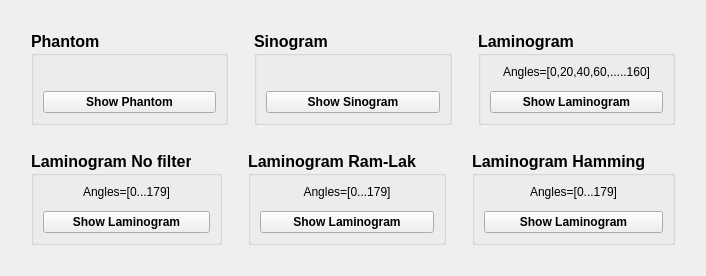
      <widget class="QWidget" name="tab_11">
       <attribute name="title">
        <string>Back-Projection</string>
       </attribute>
       <layout class="QGridLayout" name="gridLayout_30">
        <item row="1" column="1">
         <layout class="QVBoxLayout" name="verticalLayout_38">
          <item>
           <layout class="QHBoxLayout" name="horizontalLayout_27">
            <item>
             <widget class="QGroupBox" name="Phantom_groupBox">
              <property name="font">
               <font>
                <pointsize>12</pointsize>
                <weight>75</weight>
                <bold>true</bold>
               </font>
              </property>
              <property name="title">
               <string>Phantom</string>
              </property>
              <layout class="QGridLayout" name="gridLayout_18">
               <item row="0" column="0">
                <layout class="QVBoxLayout" name="verticalLayout_26">
                 <item>
                  <widget class="MplWidget" name="Phantom_Image" native="true">
                   <property name="sizePolicy">
                    <sizepolicy hsizetype="Expanding" vsizetype="Expanding">
                     <horstretch>0</horstretch>
                     <verstretch>0</verstretch>
                    </sizepolicy>
                   </property>
                   <property name="minimumSize">
                    <size>
                     <width>0</width>
                     <height>0</height>
                    </size>
                   </property>
                  </widget>
                 </item>
                 <item>
                  <widget class="QPushButton" name="Show_Phantom_pushButton">
                   <property name="font">
                    <font>
                     <pointsize>9</pointsize>
                    </font>
                   </property>
                   <property name="text">
                    <string>Show Phantom</string>
                   </property>
                  </widget>
                 </item>
                </layout>
               </item>
              </layout>
             </widget>
            </item>
            <item>
             <spacer name="verticalSpacer_15">
              <property name="orientation">
               <enum>Qt::Vertical</enum>
              </property>
              <property name="sizeHint" stdset="0">
               <size>
                <width>20</width>
                <height>40</height>
               </size>
              </property>
             </spacer>
            </item>
            <item>
             <widget class="QGroupBox" name="Sinogram_groupBox">
              <property name="font">
               <font>
                <pointsize>12</pointsize>
                <weight>75</weight>
                <bold>true</bold>
               </font>
              </property>
              <property name="title">
               <string>Sinogram</string>
              </property>
              <layout class="QGridLayout" name="gridLayout_19">
               <item row="0" column="0">
                <layout class="QVBoxLayout" name="verticalLayout_33">
                 <item>
                  <widget class="MplWidget" name="Sinogram_Image" native="true">
                   <property name="sizePolicy">
                    <sizepolicy hsizetype="Expanding" vsizetype="Expanding">
                     <horstretch>0</horstretch>
                     <verstretch>0</verstretch>
                    </sizepolicy>
                   </property>
                   <property name="minimumSize">
                    <size>
                     <width>0</width>
                     <height>0</height>
                    </size>
                   </property>
                   <property name="sizeIncrement">
                    <size>
                     <width>250</width>
                     <height>0</height>
                    </size>
                   </property>
                  </widget>
                 </item>
                 <item>
                  <widget class="QPushButton" name="Show_Sinogram_pushButton">
                   <property name="font">
                    <font>
                     <pointsize>9</pointsize>
                    </font>
                   </property>
                   <property name="text">
                    <string>Show Sinogram</string>
                   </property>
                  </widget>
                 </item>
                </layout>
               </item>
              </layout>
             </widget>
            </item>
            <item>
             <spacer name="verticalSpacer_16">
              <property name="orientation">
               <enum>Qt::Vertical</enum>
              </property>
              <property name="sizeHint" stdset="0">
               <size>
                <width>20</width>
                <height>40</height>
               </size>
              </property>
             </spacer>
            </item>
            <item>
             <widget class="QGroupBox" name="Liminogram_groupBox">
              <property name="font">
               <font>
                <pointsize>12</pointsize>
                <weight>75</weight>
                <bold>true</bold>
               </font>
              </property>
              <property name="title">
               <string>Laminogram</string>
              </property>
              <layout class="QGridLayout" name="gridLayout_25">
               <item row="0" column="0">
                <layout class="QVBoxLayout" name="verticalLayout_34">
                 <item>
                  <widget class="QLabel" name="Angles0_160_label">
                   <property name="font">
                    <font>
                     <pointsize>9</pointsize>
                     <weight>50</weight>
                     <bold>false</bold>
                    </font>
                   </property>
                   <property name="text">
                    <string>Angles=[0,20,40,60,.....160]</string>
                   </property>
                   <property name="alignment">
                    <set>Qt::AlignCenter</set>
                   </property>
                  </widget>
                 </item>
                 <item>
                  <widget class="MplWidget" name="Laminogram_Image" native="true">
                   <property name="sizePolicy">
                    <sizepolicy hsizetype="Expanding" vsizetype="Expanding">
                     <horstretch>0</horstretch>
                     <verstretch>0</verstretch>
                    </sizepolicy>
                   </property>
                   <property name="minimumSize">
                    <size>
                     <width>0</width>
                     <height>0</height>
                    </size>
                   </property>
                  </widget>
                 </item>
                 <item>
                  <widget class="QPushButton" name="Show_Laminogram_pushButton">
                   <property name="font">
                    <font>
                     <pointsize>9</pointsize>
                    </font>
                   </property>
                   <property name="text">
                    <string>Show Laminogram</string>
                   </property>
                  </widget>
                 </item>
                </layout>
               </item>
              </layout>
             </widget>
            </item>
           </layout>
          </item>
          <item>
           <spacer name="horizontalSpacer_21">
            <property name="orientation">
             <enum>Qt::Horizontal</enum>
            </property>
            <property name="sizeHint" stdset="0">
             <size>
              <width>40</width>
              <height>20</height>
             </size>
            </property>
           </spacer>
          </item>
          <item>
           <layout class="QHBoxLayout" name="horizontalLayout_28">
            <item>
             <widget class="QGroupBox" name="Liminogram_NoFilter_groupBox">
              <property name="font">
               <font>
                <pointsize>12</pointsize>
                <weight>75</weight>
                <bold>true</bold>
               </font>
              </property>
              <property name="title">
               <string>Laminogram No filter</string>
              </property>
              <layout class="QGridLayout" name="gridLayout_26">
               <item row="0" column="0">
                <layout class="QVBoxLayout" name="verticalLayout_35">
                 <item>
                  <widget class="QLabel" name="Angles0_180_label">
                   <property name="font">
                    <font>
                     <pointsize>9</pointsize>
                     <weight>50</weight>
                     <bold>false</bold>
                    </font>
                   </property>
                   <property name="text">
                    <string>Angles=[0...179]</string>
                   </property>
                   <property name="alignment">
                    <set>Qt::AlignCenter</set>
                   </property>
                  </widget>
                 </item>
                 <item>
                  <widget class="MplWidget" name="Laminogram_NoFilter_Image" native="true">
                   <property name="sizePolicy">
                    <sizepolicy hsizetype="Expanding" vsizetype="Expanding">
                     <horstretch>0</horstretch>
                     <verstretch>0</verstretch>
                    </sizepolicy>
                   </property>
                  </widget>
                 </item>
                 <item>
                  <widget class="QPushButton" name="Show_Laminogram_NoFilter_pushButton">
                   <property name="font">
                    <font>
                     <pointsize>9</pointsize>
                    </font>
                   </property>
                   <property name="text">
                    <string>Show Laminogram</string>
                   </property>
                  </widget>
                 </item>
                </layout>
               </item>
              </layout>
             </widget>
            </item>
            <item>
             <spacer name="verticalSpacer_12">
              <property name="orientation">
               <enum>Qt::Vertical</enum>
              </property>
              <property name="sizeHint" stdset="0">
               <size>
                <width>20</width>
                <height>40</height>
               </size>
              </property>
             </spacer>
            </item>
            <item>
             <widget class="QGroupBox" name="Liminogram_RamLak_groupBox">
              <property name="font">
               <font>
                <pointsize>12</pointsize>
                <weight>75</weight>
                <bold>true</bold>
               </font>
              </property>
              <property name="title">
               <string>Laminogram Ram-Lak</string>
              </property>
              <layout class="QGridLayout" name="gridLayout_27">
               <item row="0" column="0">
                <layout class="QVBoxLayout" name="verticalLayout_36">
                 <item>
                  <widget class="QLabel" name="Angles0_180_RamLak_label">
                   <property name="font">
                    <font>
                     <pointsize>9</pointsize>
                     <weight>50</weight>
                     <bold>false</bold>
                    </font>
                   </property>
                   <property name="text">
                    <string>Angles=[0...179]</string>
                   </property>
                   <property name="alignment">
                    <set>Qt::AlignCenter</set>
                   </property>
                  </widget>
                 </item>
                 <item>
                  <widget class="MplWidget" name="Laminogram_RamLak_Image" native="true">
                   <property name="sizePolicy">
                    <sizepolicy hsizetype="Expanding" vsizetype="Expanding">
                     <horstretch>0</horstretch>
                     <verstretch>0</verstretch>
                    </sizepolicy>
                   </property>
                  </widget>
                 </item>
                 <item>
                  <widget class="QPushButton" name="Show_Laminogram_RamLak_pushButton">
                   <property name="font">
                    <font>
                     <pointsize>9</pointsize>
                    </font>
                   </property>
                   <property name="text">
                    <string>Show Laminogram</string>
                   </property>
                  </widget>
                 </item>
                </layout>
               </item>
              </layout>
             </widget>
            </item>
            <item>
             <spacer name="verticalSpacer_17">
              <property name="orientation">
               <enum>Qt::Vertical</enum>
              </property>
              <property name="sizeHint" stdset="0">
               <size>
                <width>20</width>
                <height>40</height>
               </size>
              </property>
             </spacer>
            </item>
            <item>
             <widget class="QGroupBox" name="Liminogram_Hamming_groupBox">
              <property name="font">
               <font>
                <pointsize>12</pointsize>
                <weight>75</weight>
                <bold>true</bold>
               </font>
              </property>
              <property name="title">
               <string>Laminogram Hamming</string>
              </property>
              <layout class="QGridLayout" name="gridLayout_28">
               <item row="0" column="0">
                <layout class="QVBoxLayout" name="verticalLayout_37">
                 <item>
                  <widget class="QLabel" name="Angles0_180_Hamming_label">
                   <property name="font">
                    <font>
                     <pointsize>9</pointsize>
                     <weight>50</weight>
                     <bold>false</bold>
                    </font>
                   </property>
                   <property name="text">
                    <string>Angles=[0...179]</string>
                   </property>
                   <property name="alignment">
                    <set>Qt::AlignCenter</set>
                   </property>
                  </widget>
                 </item>
                 <item>
                  <widget class="MplWidget" name="Laminogram_Hamming_Image" native="true">
                   <property name="sizePolicy">
                    <sizepolicy hsizetype="Expanding" vsizetype="Expanding">
                     <horstretch>0</horstretch>
                     <verstretch>0</verstretch>
                    </sizepolicy>
                   </property>
                  </widget>
                 </item>
                 <item>
                  <widget class="QPushButton" name="Show_Laminogram_Hamming_pushButton">
                   <property name="font">
                    <font>
                     <pointsize>9</pointsize>
                    </font>
                   </property>
                   <property name="text">
                    <string>Show Laminogram</string>
                   </property>
                  </widget>
                 </item>
                </layout>
               </item>
              </layout>
             </widget>
            </item>
           </layout>
          </item>
         </layout>
        </item>
        <item row="1" column="0">
         <spacer name="verticalSpacer_18">
          <property name="orientation">
           <enum>Qt::Vertical</enum>
          </property>
          <property name="sizeHint" stdset="0">
           <size>
            <width>20</width>
            <height>40</height>
           </size>
          </property>
         </spacer>
        </item>
        <item row="2" column="1">
         <spacer name="horizontalSpacer_23">
          <property name="orientation">
           <enum>Qt::Horizontal</enum>
          </property>
          <property name="sizeHint" stdset="0">
           <size>
            <width>40</width>
            <height>20</height>
           </size>
          </property>
         </spacer>
        </item>
        <item row="0" column="1">
         <spacer name="horizontalSpacer_22">
          <property name="orientation">
           <enum>Qt::Horizontal</enum>
          </property>
          <property name="sizeHint" stdset="0">
           <size>
            <width>40</width>
            <height>20</height>
           </size>
          </property>
         </spacer>
        </item>
        <item row="1" column="2">
         <spacer name="verticalSpacer_19">
          <property name="orientation">
           <enum>Qt::Vertical</enum>
          </property>
          <property name="sizeHint" stdset="0">
           <size>
            <width>20</width>
            <height>40</height>
           </size>
          </property>
         </spacer>
        </item>
       </layout>
      </widget>
